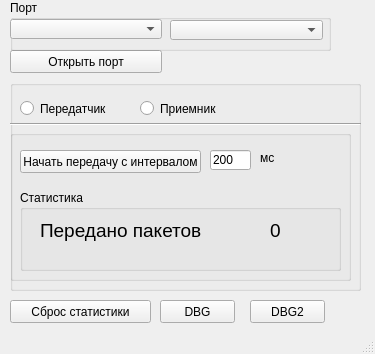
<?xml version="1.0" encoding="UTF-8"?>
<ui version="4.0">
 <class>MainWindow</class>
 <widget class="QMainWindow" name="MainWindow">
  <property name="geometry">
   <rect>
    <x>0</x>
    <y>0</y>
    <width>375</width>
    <height>354</height>
   </rect>
  </property>
  <property name="windowTitle">
   <string>Port Sender</string>
  </property>
  <widget class="QWidget" name="centralWidget">
   <widget class="QPushButton" name="m_btn_connect">
    <property name="geometry">
     <rect>
      <x>10</x>
      <y>50</y>
      <width>152</width>
      <height>23</height>
     </rect>
    </property>
    <property name="text">
     <string>Открыть порт</string>
    </property>
    <property name="checkable">
     <bool>true</bool>
    </property>
   </widget>
   <widget class="QGroupBox" name="m_grp_port">
    <property name="geometry">
     <rect>
      <x>10</x>
      <y>0</y>
      <width>321</width>
      <height>51</height>
     </rect>
    </property>
    <property name="title">
     <string>Порт</string>
    </property>
    <widget class="QComboBox" name="m_cmbox_port_speed">
     <property name="geometry">
      <rect>
       <x>160</x>
       <y>20</y>
       <width>153</width>
       <height>20</height>
      </rect>
     </property>
    </widget>
    <widget class="QComboBox" name="m_cmbox_port">
     <property name="geometry">
      <rect>
       <x>0</x>
       <y>19</y>
       <width>152</width>
       <height>20</height>
      </rect>
     </property>
    </widget>
   </widget>
   <widget class="QGroupBox" name="m_grp_process">
    <property name="geometry">
     <rect>
      <x>10</x>
      <y>80</y>
      <width>351</width>
      <height>211</height>
     </rect>
    </property>
    <property name="title">
     <string/>
    </property>
    <widget class="QRadioButton" name="m_radio_role_sender">
     <property name="geometry">
      <rect>
       <x>10</x>
       <y>20</y>
       <width>91</width>
       <height>17</height>
      </rect>
     </property>
     <property name="text">
      <string>Передатчик</string>
     </property>
     <attribute name="buttonGroup">
      <string notr="true">buttonGroup</string>
     </attribute>
    </widget>
    <widget class="QRadioButton" name="m_radio_role_reciver">
     <property name="geometry">
      <rect>
       <x>130</x>
       <y>20</y>
       <width>82</width>
       <height>17</height>
      </rect>
     </property>
     <property name="text">
      <string>Приемник</string>
     </property>
     <attribute name="buttonGroup">
      <string notr="true">buttonGroup</string>
     </attribute>
    </widget>
    <widget class="Line" name="m_line_marker">
     <property name="geometry">
      <rect>
       <x>0</x>
       <y>40</y>
       <width>351</width>
       <height>8</height>
      </rect>
     </property>
     <property name="orientation">
      <enum>Qt::Horizontal</enum>
     </property>
    </widget>
    <widget class="QGroupBox" name="m_grp_send">
     <property name="geometry">
      <rect>
       <x>0</x>
       <y>50</y>
       <width>341</width>
       <height>151</height>
      </rect>
     </property>
     <property name="title">
      <string/>
     </property>
     <widget class="QLabel" name="m_lbl_ms">
      <property name="geometry">
       <rect>
        <x>250</x>
        <y>20</y>
        <width>21</width>
        <height>16</height>
       </rect>
      </property>
      <property name="text">
       <string>мс</string>
      </property>
     </widget>
     <widget class="QLineEdit" name="m_edit_send_ms">
      <property name="geometry">
       <rect>
        <x>200</x>
        <y>20</y>
        <width>41</width>
        <height>20</height>
       </rect>
      </property>
      <property name="text">
       <string>200</string>
      </property>
     </widget>
     <widget class="QPushButton" name="m_btn_start_send">
      <property name="geometry">
       <rect>
        <x>10</x>
        <y>20</y>
        <width>181</width>
        <height>23</height>
       </rect>
      </property>
      <property name="text">
       <string>Начать передачу с интервалом</string>
      </property>
     </widget>
     <widget class="QGroupBox" name="m_grp_stat_send">
      <property name="geometry">
       <rect>
        <x>10</x>
        <y>60</y>
        <width>321</width>
        <height>81</height>
       </rect>
      </property>
      <property name="title">
       <string>Статистика</string>
      </property>
      <widget class="QLabel" name="m_lbl_send_lbl">
       <property name="geometry">
        <rect>
         <x>20</x>
         <y>30</y>
         <width>181</width>
         <height>21</height>
        </rect>
       </property>
       <property name="font">
        <font>
         <pointsize>14</pointsize>
        </font>
       </property>
       <property name="text">
        <string>Передано пакетов</string>
       </property>
      </widget>
      <widget class="QLabel" name="m_lbl_send">
       <property name="geometry">
        <rect>
         <x>250</x>
         <y>30</y>
         <width>101</width>
         <height>21</height>
        </rect>
       </property>
       <property name="font">
        <font>
         <pointsize>14</pointsize>
        </font>
       </property>
       <property name="text">
        <string>0</string>
       </property>
      </widget>
     </widget>
    </widget>
   </widget>
   <widget class="QGroupBox" name="m_grp_rcv">
    <property name="geometry">
     <rect>
      <x>440</x>
      <y>140</y>
      <width>341</width>
      <height>141</height>
     </rect>
    </property>
    <property name="title">
     <string/>
    </property>
    <widget class="QGroupBox" name="m_grp_stat_rcv">
     <property name="geometry">
      <rect>
       <x>10</x>
       <y>10</y>
       <width>321</width>
       <height>121</height>
      </rect>
     </property>
     <property name="title">
      <string>Статистика</string>
     </property>
     <widget class="QLabel" name="m_lbl_rcv_lbl">
      <property name="geometry">
       <rect>
        <x>20</x>
        <y>30</y>
        <width>181</width>
        <height>21</height>
       </rect>
      </property>
      <property name="font">
       <font>
        <pointsize>14</pointsize>
       </font>
      </property>
      <property name="text">
       <string>Принято пакетов</string>
      </property>
     </widget>
     <widget class="QLabel" name="m_lbl_rcv">
      <property name="geometry">
       <rect>
        <x>250</x>
        <y>30</y>
        <width>101</width>
        <height>21</height>
       </rect>
      </property>
      <property name="font">
       <font>
        <pointsize>14</pointsize>
       </font>
      </property>
      <property name="text">
       <string>0</string>
      </property>
     </widget>
     <widget class="QLabel" name="m_lbl_err_lbl">
      <property name="geometry">
       <rect>
        <x>20</x>
        <y>60</y>
        <width>181</width>
        <height>21</height>
       </rect>
      </property>
      <property name="font">
       <font>
        <pointsize>14</pointsize>
       </font>
      </property>
      <property name="text">
       <string>Ошибочных байтов</string>
      </property>
     </widget>
     <widget class="QLabel" name="m_lbl_err">
      <property name="geometry">
       <rect>
        <x>250</x>
        <y>60</y>
        <width>101</width>
        <height>21</height>
       </rect>
      </property>
      <property name="font">
       <font>
        <pointsize>14</pointsize>
       </font>
      </property>
      <property name="text">
       <string>0</string>
      </property>
     </widget>
     <widget class="QLabel" name="m_lbl_shift">
      <property name="geometry">
       <rect>
        <x>250</x>
        <y>90</y>
        <width>101</width>
        <height>21</height>
       </rect>
      </property>
      <property name="font">
       <font>
        <pointsize>14</pointsize>
       </font>
      </property>
      <property name="text">
       <string>0</string>
      </property>
     </widget>
     <widget class="QLabel" name="m_lbl_shift_lbl">
      <property name="geometry">
       <rect>
        <x>20</x>
        <y>90</y>
        <width>181</width>
        <height>21</height>
       </rect>
      </property>
      <property name="font">
       <font>
        <pointsize>14</pointsize>
       </font>
      </property>
      <property name="text">
       <string>Сдвиг данных (бит)</string>
      </property>
     </widget>
    </widget>
   </widget>
   <widget class="QPushButton" name="m_btn_reset_stat">
    <property name="geometry">
     <rect>
      <x>10</x>
      <y>300</y>
      <width>141</width>
      <height>23</height>
     </rect>
    </property>
    <property name="text">
     <string>Сброс статистики</string>
    </property>
   </widget>
   <widget class="QPushButton" name="m_btn_dbg">
    <property name="geometry">
     <rect>
      <x>160</x>
      <y>300</y>
      <width>75</width>
      <height>23</height>
     </rect>
    </property>
    <property name="text">
     <string>DBG</string>
    </property>
   </widget>
   <widget class="QPushButton" name="m_btn_dbg_2">
    <property name="geometry">
     <rect>
      <x>250</x>
      <y>300</y>
      <width>75</width>
      <height>23</height>
     </rect>
    </property>
    <property name="text">
     <string>DBG2</string>
    </property>
   </widget>
  </widget>
  <widget class="QStatusBar" name="statusBar"/>
 </widget>
 <layoutdefault spacing="6" margin="11"/>
 <resources/>
 <connections/>
 <buttongroups>
  <buttongroup name="buttonGroup"/>
 </buttongroups>
</ui>
